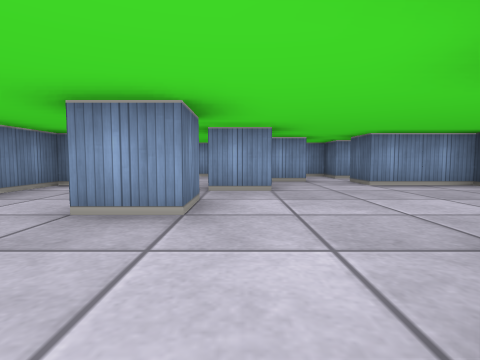
view 1 (above)

20 first-person views from a walk through a cub3D maze. The camera is about half as high as the walls, tilts 4° down and sees 80° across. The floor is counted in squares. Each view is taken from the middle of a square. On the plan, view 1 faces up. The plan holds only what a view shows up to about 9 squares ahead; the rest is blank.

view 2
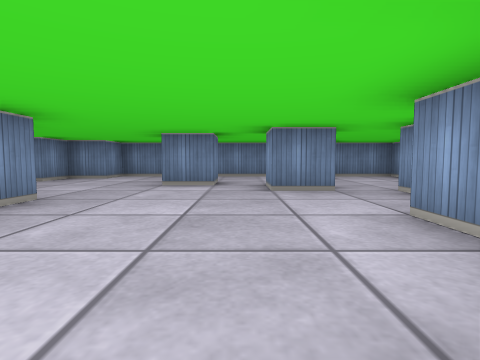

view 3
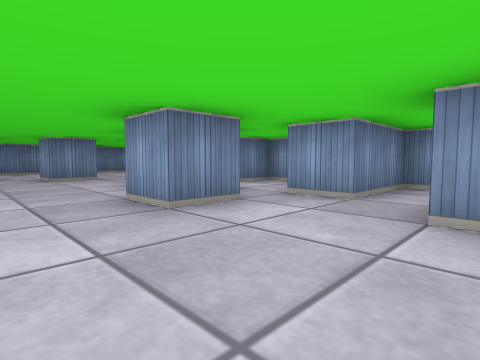

view 4
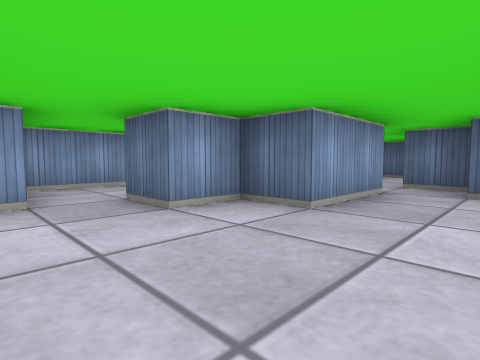

view 5
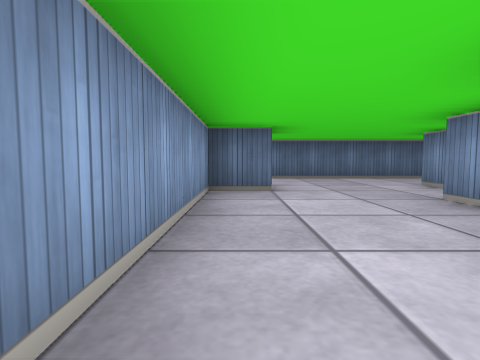

view 6
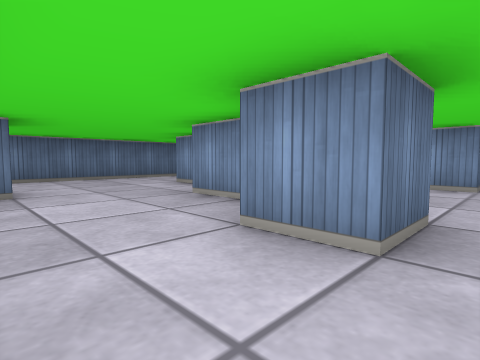

view 7
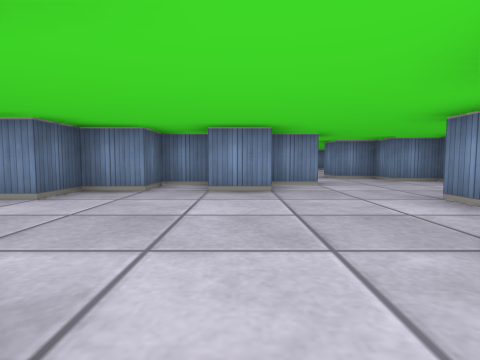

view 8
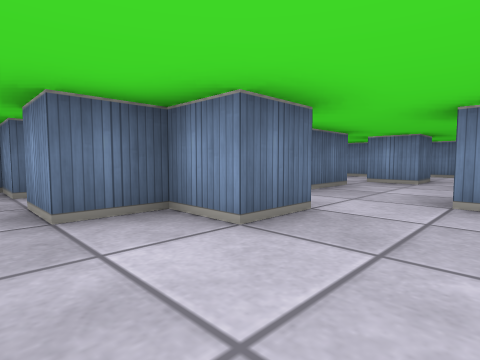

view 9
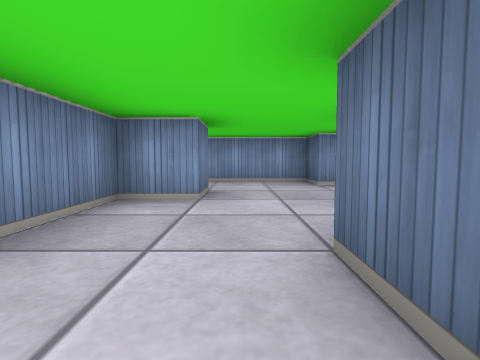

view 10
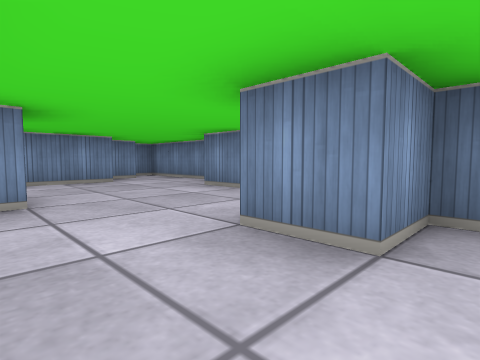

view 11
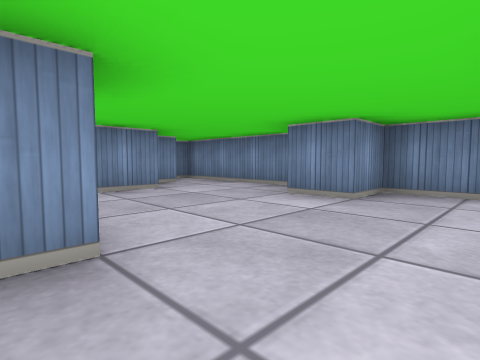

view 12
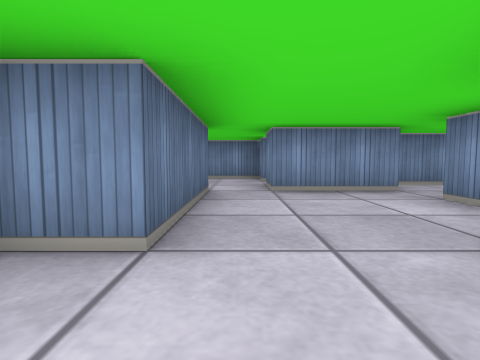

view 13
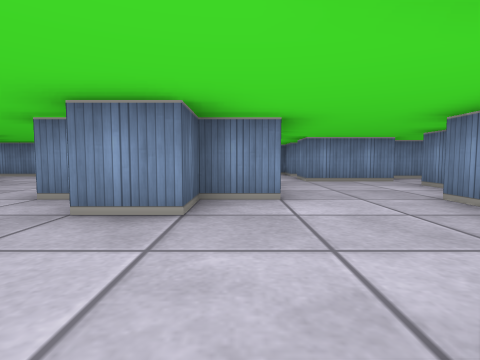

view 14
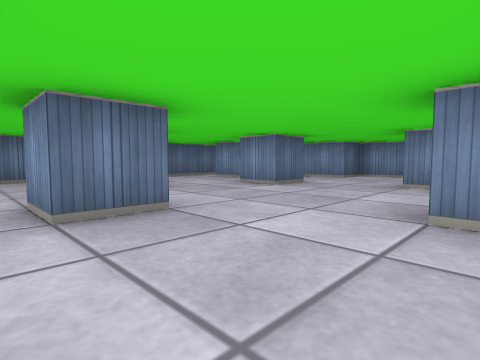

view 15
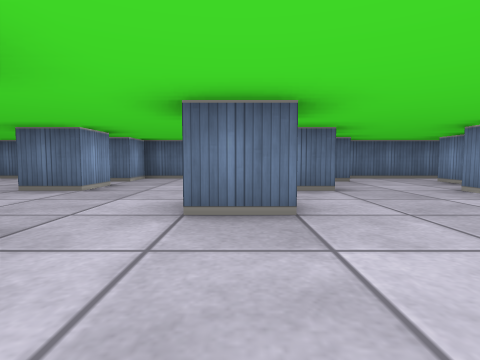

view 16
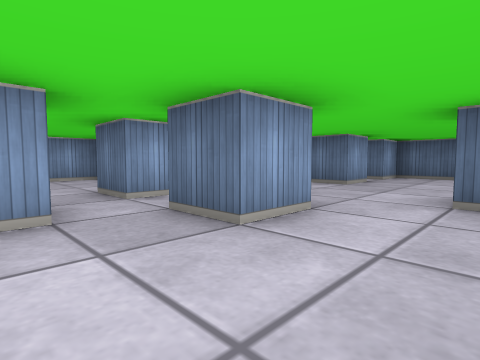

view 17
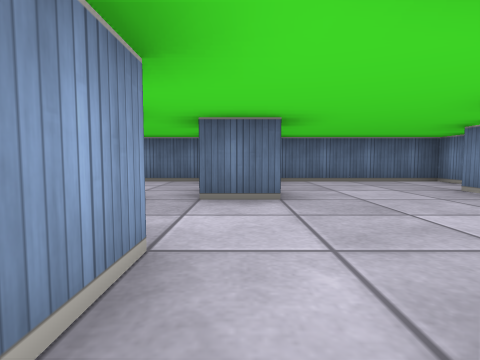

view 18
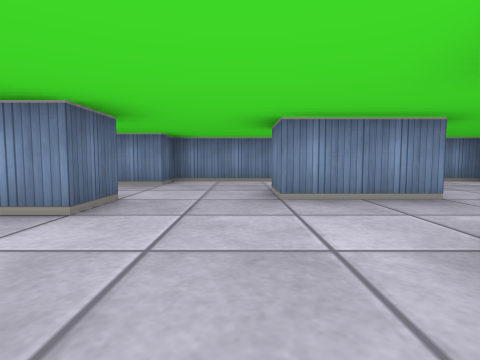

view 19
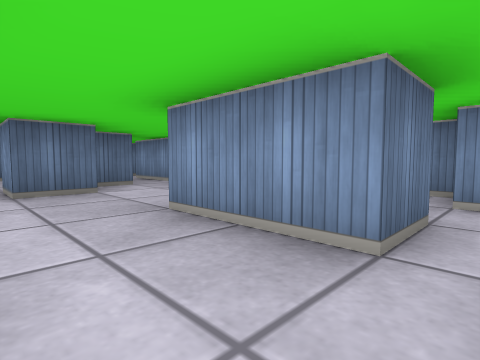

view 20
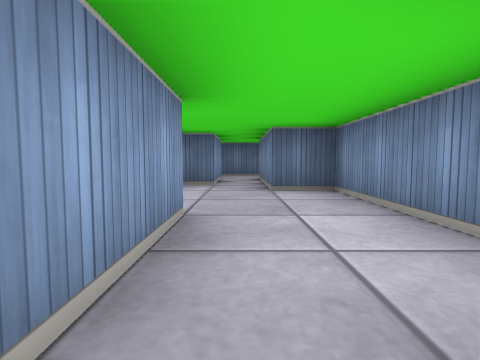

### Floor plan
Key: @ floor where view 1 was taken; # wall or solid block; . floor.
Columns run from 4 left of view 1 to 15 right of it. Each row starts with its distance up from view 1.
  9 #################
  8 #...# .#..#.....#
  7 #...##....#........#
  6 ##.....##...#......#
  5 #...#...##..###....#
  4 #...............#..#
  3 #..#...........##..#
  2 #........#..##.....#
  1 #.....#.###.....#.##
  0 ##..@####...#......#
 -1  ##...  ...........#
 -2   ##..#.......#....#
 -3 #.....#...#.....#..#
 -4 #........###......##
 -5 ##...#...#.........#
 -6 #........#.....#...#
 -7 #.....##...##..###.#
 -8 #..#### ...........#
 -9 #.##   #..#....### #
-10 ###    #########

Where each view was taken, in squares from view 1:
view 1: 0 up, 0 right, facing up
view 2: 4 up, 5 right, facing left
view 3: 3 up, 8 right, facing up-left
view 4: 3 up, 6 right, facing up-right
view 5: 8 up, 7 right, facing right
view 6: 8 up, 7 right, facing down-right
view 7: 6 up, 2 right, facing down
view 8: 2 up, 1 left, facing down-right
view 9: 2 up, 2 left, facing up
view 10: 1 down, 1 right, facing down-left
view 11: 3 down, 1 right, facing down-left
view 12: 2 down, 4 right, facing down
view 13: 0 up, 5 right, facing down
view 14: 1 down, 7 right, facing down-right
view 15: 2 down, 7 right, facing right
view 16: 2 down, 6 right, facing up-right
view 17: 1 up, 8 right, facing right
view 18: 3 down, 9 right, facing down
view 19: 5 down, 6 right, facing down-right
view 20: 8 down, 6 right, facing right
